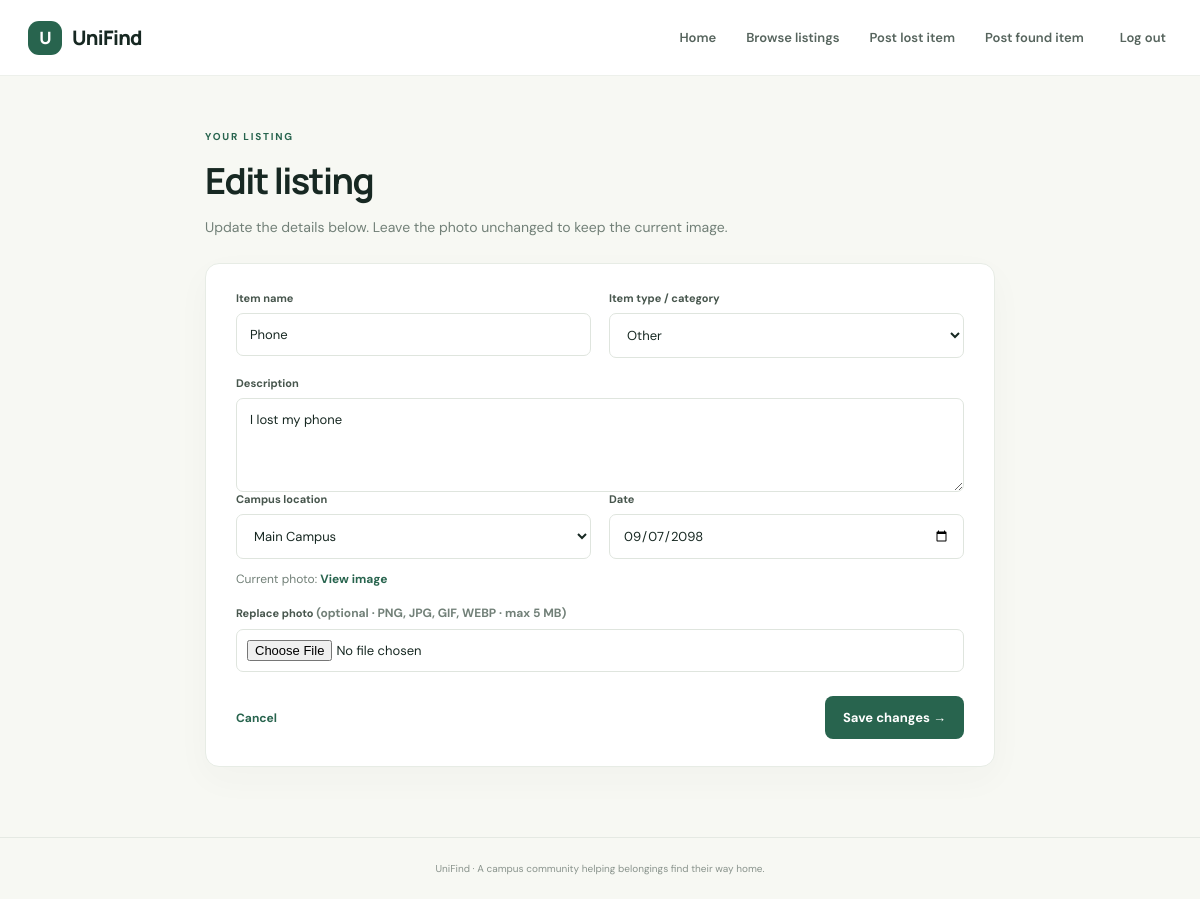
The page /items/2/edit (signed in) on the database its author committed.
### app.py (models this page shows)
class Item(db.Model):
    __tablename__ = "items"
    __table_args__ = (CheckConstraint("listing_type IN ('LOST', 'FOUND')", name="ck_items_listing_type"),
                      CheckConstraint("status IN ('ACTIVE', 'FOUND', 'RETURNED')", name="ck_items_status"))
    id = db.Column(db.Integer, primary_key=True)
    user_id = db.Column(db.Integer, db.ForeignKey("users.id", ondelete="CASCADE"), nullable=False, index=True)
    item_name = db.Column(db.String(120), nullable=False)
    category = db.Column(db.String(80), nullable=False, index=True)
    description = db.Column(db.Text, nullable=False)
    location = db.Column(db.String(120), nullable=False, index=True)
    date = db.Column(db.Date, nullable=False)
    listing_type = db.Column(db.String(5), nullable=False, index=True)
    status = db.Column(db.String(10), nullable=False, default="ACTIVE", server_default="ACTIVE", index=True)
    image_filename = db.Column(db.String(255))
    created_at = db.Column(db.DateTime, nullable=False, default=datetime.utcnow, index=True)
    user = db.relationship("User", back_populates="items")
    reports = db.relationship("ListingReport", backref="item", cascade="all, delete-orphan")

### app.py (the view, shortened to what this page needs)
    @app.route("/items/<int:item_id>/edit", methods=["GET", "POST"])
    @login_required
    def edit_item(item_id):
        item = db.get_or_404(Item, item_id)
        if item.user_id != current_user.id:
            abort(403)
        return render_template("edit_item.html", item=item)

### app.py (called while the page is built)
@login_manager.user_loader
def load_user(user_id):
    return db.session.get(User, int(user_id))

### templates/edit_item.html
{% extends 'base.html' %}{% block title %}Edit Listing | UniFind{% endblock %}{% block content %}<section class="listing-form-wrap"><div class="form-heading"><p class="eyebrow">YOUR LISTING</p><h1>Edit listing</h1><p>Update the details below. Leave the photo unchanged to keep the current image.</p></div><form class="form-card listing-form" method="post" enctype="multipart/form-data"><div class="field-row"><label>Item name<input name="item_name" maxlength="120" value="{{ item.item_name }}" required></label><label>Item type / category<select name="category" required>{% for c in categories %}<option value="{{ c }}" {% if item.category == c %}selected{% endif %}>{{ c }}</option>{% endfor %}</select></label></div><label>Description<textarea name="description" rows="4" maxlength="5000" required>{{ item.description }}</textarea></label><div class="field-row"><label>Campus location<select name="location" required>{% for l in campus_locations %}<option value="{{ l }}" {% if item.location == l %}selected{% endif %}>{{ l }}</option>{% endfor %}</select></label><label>Date<input type="date" name="date" value="{{ item.date.isoformat() }}" required></label></div>{% if item.image_filename %}<p class="current-photo">Current photo: <a href="{{ url_for('uploaded_file', filename=item.image_filename) }}" target="_blank" rel="noopener">View image</a></p>{% endif %}<label class="upload-field">Replace photo <span class="muted">(optional · PNG, JPG, GIF, WEBP · max 5 MB)</span><input type="file" name="photo" accept="image/png,image/jpeg,image/gif,image/webp"></label><div class="form-actions"><a class="text-link" href="{{ url_for('browse') }}">Cancel</a><button class="button primary" type="submit">Save changes →</button></div></form></section>{% endblock %}

### static/css/style.css (style rules this page uses)
:root { --ink:#172822;--muted:#728078;--green:#28644e;--mint:#dceddf;--cream:#f7f8f3;--orange:#ef9c64;--line:#e5e9e3;--white:#fff }
* { box-sizing:border-box }
body { margin:0;background:var(--cream);color:var(--ink);font-family:'DM Sans',sans-serif;font-size:15px }
h1,h2,h3,.brand { font-family:'Manrope',sans-serif }
a { color:inherit;text-decoration:none }
.eyebrow { font-size:10px;letter-spacing:1.8px;font-weight:700;color:var(--green);margin:0 0 18px }
.hero h1,.form-intro h1,.form-heading h1,.browse-heading h1 { font-size:52px;line-height:1.13;letter-spacing:-2.5px;margin:0 0 18px;font-weight:700 }
.button { display:inline-flex;align-items:center;justify-content:center;gap:19px;border:0;border-radius:8px;padding:13px 18px;font-family:inherit;font-size:13px;font-weight:700;cursor:pointer }
.button.primary { background:var(--green);color:#fff }
.text-link { font-size:12px;font-weight:700;color:var(--green) }
.form-intro>p:last-child,.form-heading>p:last-child,.browse-heading>div>p:last-child { color:var(--muted);font-size:14px;line-height:1.7 }
.form-card { background:white;border:1px solid #e7ece5;border-radius:14px;padding:31px;box-shadow:0 12px 35px #344c3d08 }
.muted { color:var(--muted);font-size:12px }
.form-card label,.filter-panel label { display:flex;flex-direction:column;gap:8px;margin:19px 0 0;font-size:11px;font-weight:700;color:#47564d }
.form-card input,.form-card select,.form-card textarea,.filter-panel select { border:1px solid #dfe5de;border-radius:7px;background:white;padding:12px 13px;font:13px 'DM Sans';color:var(--ink);outline:none;width:100% }
.form-card input::placeholder,.form-card textarea::placeholder { color:#a2aaa4 }
.listing-form-wrap { max-width:790px;margin:0 auto;padding:54px 0 70px }
.form-heading { margin-bottom:24px }
.form-heading h1,.browse-heading h1 { font-size:36px;letter-spacing:-1.5px;margin-bottom:8px }
.listing-form { padding:27px 30px }
.field-row { display:grid;grid-template-columns:1fr 1fr;gap:18px }
.field-row label { margin-top:0 }
.listing-form>label { margin-top:18px }
.listing-form textarea { resize:vertical }
.upload-field { display:block!important }
.upload-field input { padding:10px!important;margin-top:8px }
.form-actions { display:flex;align-items:center;justify-content:space-between;margin-top:24px }
.current-photo { font-size:12px;color:var(--muted) }
.current-photo a { color:var(--green);font-weight:700 }

### rows shown on the page
Item: item_name "Phone", category "Other", description "I lost my phone", location "Main Campus", date "09/07/2098"
